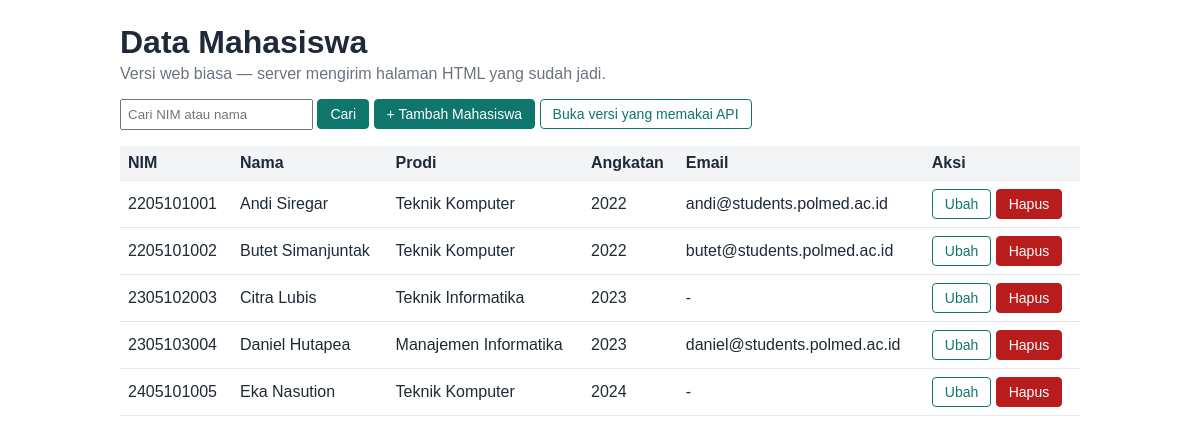
The page / on the database its author committed.
### tables this page shows
CREATE TABLE mahasiswa (
  id         INT AUTO_INCREMENT PRIMARY KEY,
  nim        CHAR(10)     NOT NULL UNIQUE,
  nama       VARCHAR(100) NOT NULL,
  prodi      VARCHAR(50)  NOT NULL,
  angkatan   SMALLINT     NOT NULL,
  email      VARCHAR(100) NULL,
  dibuat     TIMESTAMP    DEFAULT CURRENT_TIMESTAMP
);

### index.php (the view, shortened to what this page needs)
<?php
require __DIR__ . '/koneksi.php';
$cari = trim($_GET['cari'] ?? '');
if ($cari !== '') {
    $st = $pdo->prepare("SELECT * FROM mahasiswa WHERE nim LIKE ? OR nama LIKE ? ORDER BY nim");
    $st->execute(["%$cari%", "%$cari%"]);
} else {
    $st = $pdo->query("SELECT * FROM mahasiswa ORDER BY nim");
}
$daftar = $st->fetchAll();
function e($t) { return htmlspecialchars((string) $t, ENT_QUOTES, 'UTF-8'); }
?>
<!DOCTYPE html>
<html lang="id">
<head>
  <link rel="stylesheet" href="gaya.css">
</head>
<body>
  <h1>Data Mahasiswa</h1>
  <p class="sub">Versi web biasa — server mengirim halaman HTML yang sudah jadi.</p>
  <form class="cari" method="get">
    <input type="text" name="cari" placeholder="Cari NIM atau nama" value="<?= e($cari) ?>">
    <button type="submit">Cari</button>
    <a class="tombol" href="tambah.php">+ Tambah Mahasiswa</a>
    <a class="tombol sekunder" href="klien-api.html">Buka versi yang memakai API</a>
  </form>
  <table>
    <tr><th>NIM</th><th>Nama</th><th>Prodi</th><th>Angkatan</th><th>Email</th><th>Aksi</th></tr>
    <?php foreach ($daftar as $m): ?>
    <tr>
      <td><?= e($m['nim']) ?></td>
      <td><?= e($m['nama']) ?></td>
      <td><?= e($m['prodi']) ?></td>
      <td><?= e($m['angkatan']) ?></td>
      <td><?= e($m['email'] ?? '-') ?></td>
      <td>
        <a class="tombol sekunder" href="edit.php?nim=<?= urlencode($m['nim']) ?>">Ubah</a>
        <form class="inline" method="post" action="hapus.php" onsubmit="return confirm('Hapus data ini?')">
          <button class="bahaya" type="submit">Hapus</button>
        </form>
      </td>
    </tr>
    <?php endforeach; ?>
  </table>
</body>
</html>

### gaya.css (style rules this page uses)
body { font-family: Arial, sans-serif; max-width: 960px; margin: 24px auto; padding: 0 16px; color: #1f2937; }
h1 { margin-bottom: 4px; }
.sub { color: #6b7280; margin-top: 0; }
table { width: 100%; border-collapse: collapse; margin-top: 16px; }
th, td { border-bottom: 1px solid #e5e7eb; padding: 8px; text-align: left; }
th { background: #f3f4f6; }
a.tombol, button { display: inline-block; padding: 6px 12px; border: 1px solid #0f766e; background: #0f766e; color: #fff; border-radius: 4px; text-decoration: none; cursor: pointer; font-size: 14px; }
a.tombol.sekunder, button.sekunder { background: #fff; color: #0f766e; }
button.bahaya { background: #b91c1c; border-color: #b91c1c; }
form.inline { display: inline; }
input, select { padding: 6px; width: 100%; max-width: 400px; box-sizing: border-box; }
.cari input { width: auto; }

### rows shown on the page
mahasiswa: nim "2205101001", nama "Andi Siregar", prodi "Teknik Komputer", angkatan "2022", email "andi@students.polmed.ac.id"
mahasiswa: nim "2205101002", nama "Butet Simanjuntak", prodi "Teknik Komputer", angkatan "2022", email "butet@students.polmed.ac.id"
mahasiswa: nim "2305102003", nama "Citra Lubis", prodi "Teknik Informatika", angkatan "2023", email "-"
mahasiswa: nim "2305103004", nama "Daniel Hutapea", prodi "Manajemen Informatika", angkatan "2023", email "daniel@students.polmed.ac.id"
mahasiswa: nim "2405101005", nama "Eka Nasution", prodi "Teknik Komputer", angkatan "2024", email "-"
